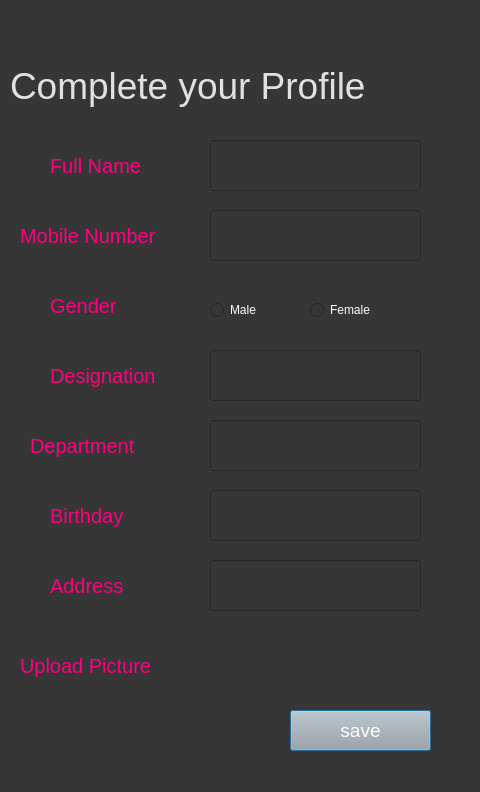
<?xml version="1.0" encoding="UTF-8"?>
<ui version="4.0">
 <class>Dialog</class>
 <widget class="QDialog" name="Dialog">
  <property name="geometry">
   <rect>
    <x>0</x>
    <y>0</y>
    <width>480</width>
    <height>792</height>
   </rect>
  </property>
  <property name="windowTitle">
   <string>Dialog</string>
  </property>
  <property name="styleSheet">
   <string notr="true">background-color: rgb(54, 54, 54);</string>
  </property>
  <widget class="QLabel" name="label">
   <property name="geometry">
    <rect>
     <x>10</x>
     <y>50</y>
     <width>451</width>
     <height>71</height>
    </rect>
   </property>
   <property name="styleSheet">
    <string notr="true">color:rgb(225, 225, 225); font-size:28pt;</string>
   </property>
   <property name="text">
    <string>Complete your Profile</string>
   </property>
  </widget>
  <widget class="QLabel" name="label_2">
   <property name="geometry">
    <rect>
     <x>50</x>
     <y>150</y>
     <width>141</width>
     <height>31</height>
    </rect>
   </property>
   <property name="styleSheet">
    <string notr="true">font-size:15pt; color:rgb(255, 0, 127)</string>
   </property>
   <property name="text">
    <string>Full Name</string>
   </property>
  </widget>
  <widget class="QLineEdit" name="fname">
   <property name="geometry">
    <rect>
     <x>210</x>
     <y>140</y>
     <width>211</width>
     <height>51</height>
    </rect>
   </property>
   <property name="styleSheet">
    <string notr="true">font-size:14pt; color:rgb(243, 243, 243)</string>
   </property>
  </widget>
  <widget class="QPushButton" name="saveprofile">
   <property name="geometry">
    <rect>
     <x>290</x>
     <y>710</y>
     <width>141</width>
     <height>41</height>
    </rect>
   </property>
   <property name="styleSheet">
    <string notr="true">background-color: rgb(167, 168, 167); font-size:14pt; color:rgb(255, 255, 255)</string>
   </property>
   <property name="text">
    <string>save</string>
   </property>
  </widget>
  <widget class="QLineEdit" name="mobile">
   <property name="geometry">
    <rect>
     <x>210</x>
     <y>210</y>
     <width>211</width>
     <height>51</height>
    </rect>
   </property>
   <property name="styleSheet">
    <string notr="true">font-size:14pt; color:rgb(243, 243, 243)</string>
   </property>
  </widget>
  <widget class="QLabel" name="label_3">
   <property name="geometry">
    <rect>
     <x>20</x>
     <y>220</y>
     <width>171</width>
     <height>31</height>
    </rect>
   </property>
   <property name="styleSheet">
    <string notr="true">font-size:15pt; color:rgb(255, 0, 127)</string>
   </property>
   <property name="text">
    <string>Mobile Number</string>
   </property>
  </widget>
  <widget class="QLineEdit" name="post">
   <property name="geometry">
    <rect>
     <x>210</x>
     <y>350</y>
     <width>211</width>
     <height>51</height>
    </rect>
   </property>
   <property name="styleSheet">
    <string notr="true">font-size:14pt; color:rgb(243, 243, 243)</string>
   </property>
  </widget>
  <widget class="QLabel" name="label_4">
   <property name="geometry">
    <rect>
     <x>50</x>
     <y>290</y>
     <width>101</width>
     <height>31</height>
    </rect>
   </property>
   <property name="styleSheet">
    <string notr="true">font-size:15pt; color:rgb(255, 0, 127)</string>
   </property>
   <property name="text">
    <string>Gender</string>
   </property>
  </widget>
  <widget class="QLabel" name="label_5">
   <property name="geometry">
    <rect>
     <x>50</x>
     <y>360</y>
     <width>141</width>
     <height>31</height>
    </rect>
   </property>
   <property name="styleSheet">
    <string notr="true">font-size:15pt; color:rgb(255, 0, 127)</string>
   </property>
   <property name="text">
    <string>Designation</string>
   </property>
  </widget>
  <widget class="QLineEdit" name="birthday">
   <property name="geometry">
    <rect>
     <x>210</x>
     <y>490</y>
     <width>211</width>
     <height>51</height>
    </rect>
   </property>
   <property name="styleSheet">
    <string notr="true">font-size:14pt; color:rgb(243, 243, 243)</string>
   </property>
  </widget>
  <widget class="QLineEdit" name="department">
   <property name="geometry">
    <rect>
     <x>210</x>
     <y>420</y>
     <width>211</width>
     <height>51</height>
    </rect>
   </property>
   <property name="styleSheet">
    <string notr="true">font-size:14pt; color:rgb(243, 243, 243)</string>
   </property>
  </widget>
  <widget class="QLabel" name="label_6">
   <property name="geometry">
    <rect>
     <x>30</x>
     <y>430</y>
     <width>131</width>
     <height>31</height>
    </rect>
   </property>
   <property name="styleSheet">
    <string notr="true">font-size:15pt; color:rgb(255, 0, 127)</string>
   </property>
   <property name="text">
    <string>Department</string>
   </property>
  </widget>
  <widget class="QLabel" name="label_7">
   <property name="geometry">
    <rect>
     <x>50</x>
     <y>500</y>
     <width>101</width>
     <height>31</height>
    </rect>
   </property>
   <property name="styleSheet">
    <string notr="true">font-size:15pt; color:rgb(255, 0, 127)</string>
   </property>
   <property name="text">
    <string>Birthday</string>
   </property>
  </widget>
  <widget class="QLabel" name="label_9">
   <property name="geometry">
    <rect>
     <x>50</x>
     <y>570</y>
     <width>141</width>
     <height>31</height>
    </rect>
   </property>
   <property name="styleSheet">
    <string notr="true">font-size:15pt; color:rgb(255, 0, 127)</string>
   </property>
   <property name="text">
    <string>Address</string>
   </property>
  </widget>
  <widget class="QLineEdit" name="address">
   <property name="geometry">
    <rect>
     <x>210</x>
     <y>560</y>
     <width>211</width>
     <height>51</height>
    </rect>
   </property>
   <property name="styleSheet">
    <string notr="true">font-size:14pt; color:rgb(243, 243, 243)</string>
   </property>
  </widget>
  <widget class="QLabel" name="label_10">
   <property name="geometry">
    <rect>
     <x>20</x>
     <y>650</y>
     <width>171</width>
     <height>31</height>
    </rect>
   </property>
   <property name="styleSheet">
    <string notr="true">font-size:15pt; color:rgb(255, 0, 127)</string>
   </property>
   <property name="text">
    <string>Upload Picture</string>
   </property>
  </widget>
  <widget class="QRadioButton" name="radioButton">
   <property name="geometry">
    <rect>
     <x>210</x>
     <y>300</y>
     <width>95</width>
     <height>20</height>
    </rect>
   </property>
   <property name="styleSheet">
    <string notr="true">color: rgb(255, 255, 255);</string>
   </property>
   <property name="text">
    <string>Male</string>
   </property>
  </widget>
  <widget class="QRadioButton" name="radioButton_2">
   <property name="geometry">
    <rect>
     <x>310</x>
     <y>300</y>
     <width>95</width>
     <height>20</height>
    </rect>
   </property>
   <property name="styleSheet">
    <string notr="true">color: rgb(255, 255, 255);</string>
   </property>
   <property name="text">
    <string>Female</string>
   </property>
  </widget>
 </widget>
 <resources/>
 <connections/>
</ui>
